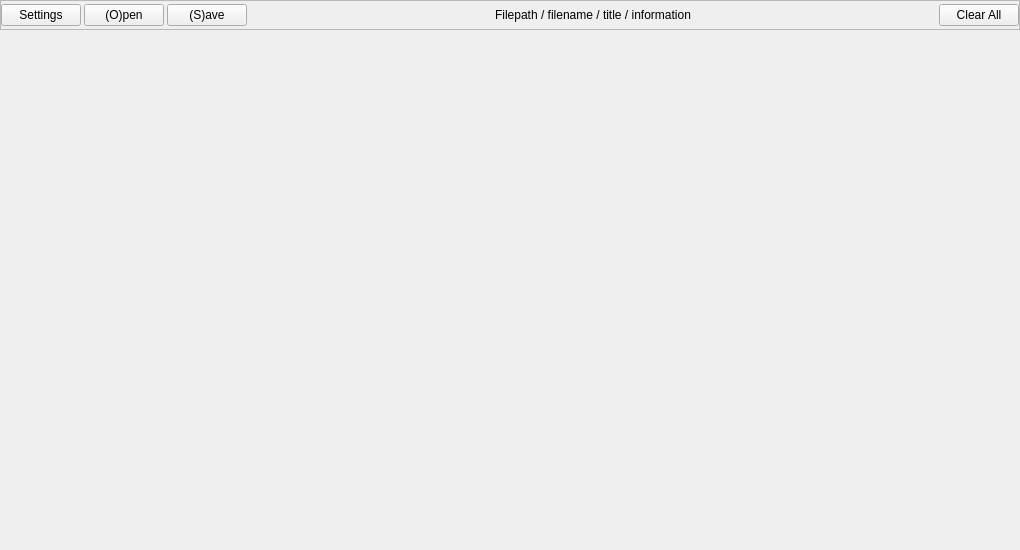
<?xml version="1.0" encoding="UTF-8"?>
<ui version="4.0">
 <class>Form</class>
 <widget class="QWidget" name="Form">
  <property name="geometry">
   <rect>
    <x>0</x>
    <y>0</y>
    <width>1020</width>
    <height>550</height>
   </rect>
  </property>
  <property name="sizePolicy">
   <sizepolicy hsizetype="Preferred" vsizetype="Preferred">
    <horstretch>1</horstretch>
    <verstretch>1</verstretch>
   </sizepolicy>
  </property>
  <property name="minimumSize">
   <size>
    <width>0</width>
    <height>0</height>
   </size>
  </property>
  <property name="cursor">
   <cursorShape>ArrowCursor</cursorShape>
  </property>
  <property name="focusPolicy">
   <enum>Qt::StrongFocus</enum>
  </property>
  <property name="contextMenuPolicy">
   <enum>Qt::ActionsContextMenu</enum>
  </property>
  <property name="acceptDrops">
   <bool>true</bool>
  </property>
  <property name="windowTitle">
   <string>Form</string>
  </property>
  <property name="autoFillBackground">
   <bool>true</bool>
  </property>
  <layout class="QGridLayout" name="maingrid">
   <property name="sizeConstraint">
    <enum>QLayout::SetNoConstraint</enum>
   </property>
   <property name="leftMargin">
    <number>0</number>
   </property>
   <property name="topMargin">
    <number>0</number>
   </property>
   <property name="rightMargin">
    <number>0</number>
   </property>
   <property name="bottomMargin">
    <number>0</number>
   </property>
   <property name="spacing">
    <number>0</number>
   </property>
   <item row="0" column="0" colspan="2">
    <widget class="QFrame" name="frame">
     <property name="sizePolicy">
      <sizepolicy hsizetype="Preferred" vsizetype="Fixed">
       <horstretch>1</horstretch>
       <verstretch>0</verstretch>
      </sizepolicy>
     </property>
     <property name="minimumSize">
      <size>
       <width>1000</width>
       <height>30</height>
      </size>
     </property>
     <property name="maximumSize">
      <size>
       <width>16777215</width>
       <height>30</height>
      </size>
     </property>
     <property name="frameShape">
      <enum>QFrame::StyledPanel</enum>
     </property>
     <property name="frameShadow">
      <enum>QFrame::Raised</enum>
     </property>
     <layout class="QHBoxLayout" name="toolbarlayout">
      <property name="spacing">
       <number>3</number>
      </property>
      <property name="leftMargin">
       <number>0</number>
      </property>
      <property name="topMargin">
       <number>0</number>
      </property>
      <property name="rightMargin">
       <number>0</number>
      </property>
      <property name="bottomMargin">
       <number>0</number>
      </property>
      <item>
       <widget class="QPushButton" name="buttonsettings">
        <property name="minimumSize">
         <size>
          <width>0</width>
          <height>0</height>
         </size>
        </property>
        <property name="maximumSize">
         <size>
          <width>16777215</width>
          <height>16777215</height>
         </size>
        </property>
        <property name="toolTip">
         <string>&lt;html&gt;&lt;head/&gt;&lt;body&gt;&lt;p&gt;Start measurement. &lt;/p&gt;&lt;/body&gt;&lt;/html&gt;</string>
        </property>
        <property name="text">
         <string>Settings</string>
        </property>
       </widget>
      </item>
      <item>
       <widget class="QPushButton" name="buttonopen">
        <property name="minimumSize">
         <size>
          <width>0</width>
          <height>0</height>
         </size>
        </property>
        <property name="maximumSize">
         <size>
          <width>16777215</width>
          <height>16777215</height>
         </size>
        </property>
        <property name="toolTip">
         <string>&lt;html&gt;&lt;head/&gt;&lt;body&gt;&lt;p&gt;Open a data file from local.&lt;/p&gt;&lt;/body&gt;&lt;/html&gt;</string>
        </property>
        <property name="text">
         <string>(O)pen</string>
        </property>
       </widget>
      </item>
      <item>
       <widget class="QPushButton" name="buttonsave">
        <property name="minimumSize">
         <size>
          <width>0</width>
          <height>0</height>
         </size>
        </property>
        <property name="maximumSize">
         <size>
          <width>16777215</width>
          <height>16777215</height>
         </size>
        </property>
        <property name="toolTip">
         <string>&lt;html&gt;&lt;head/&gt;&lt;body&gt;&lt;p&gt;Save the measurement result to file.&lt;/p&gt;&lt;/body&gt;&lt;/html&gt;</string>
        </property>
        <property name="text">
         <string>(S)ave</string>
        </property>
       </widget>
      </item>
      <item>
       <widget class="QLabel" name="filepath">
        <property name="sizePolicy">
         <sizepolicy hsizetype="MinimumExpanding" vsizetype="Fixed">
          <horstretch>1</horstretch>
          <verstretch>0</verstretch>
         </sizepolicy>
        </property>
        <property name="minimumSize">
         <size>
          <width>70</width>
          <height>0</height>
         </size>
        </property>
        <property name="maximumSize">
         <size>
          <width>16777215</width>
          <height>30</height>
         </size>
        </property>
        <property name="text">
         <string>Filepath / filename / title / information</string>
        </property>
        <property name="alignment">
         <set>Qt::AlignCenter</set>
        </property>
       </widget>
      </item>
      <item>
       <widget class="QPushButton" name="buttonclear">
        <property name="minimumSize">
         <size>
          <width>0</width>
          <height>0</height>
         </size>
        </property>
        <property name="maximumSize">
         <size>
          <width>16777215</width>
          <height>16777215</height>
         </size>
        </property>
        <property name="toolTip">
         <string>&lt;html&gt;&lt;head/&gt;&lt;body&gt;&lt;p&gt;Clear all data including graphs and settings.&lt;/p&gt;&lt;/body&gt;&lt;/html&gt;</string>
        </property>
        <property name="text">
         <string>Clear All</string>
        </property>
       </widget>
      </item>
     </layout>
    </widget>
   </item>
   <item row="1" column="0" colspan="2">
    <widget class="QFrame" name="mainframe">
     <property name="frameShape">
      <enum>QFrame::NoFrame</enum>
     </property>
     <property name="frameShadow">
      <enum>QFrame::Raised</enum>
     </property>
     <layout class="QGridLayout" name="gridLayout">
      <property name="leftMargin">
       <number>0</number>
      </property>
      <property name="topMargin">
       <number>0</number>
      </property>
      <property name="rightMargin">
       <number>0</number>
      </property>
      <property name="bottomMargin">
       <number>0</number>
      </property>
      <property name="spacing">
       <number>0</number>
      </property>
     </layout>
    </widget>
   </item>
  </layout>
 </widget>
 <tabstops>
  <tabstop>buttonsave</tabstop>
 </tabstops>
 <resources/>
 <connections/>
</ui>
